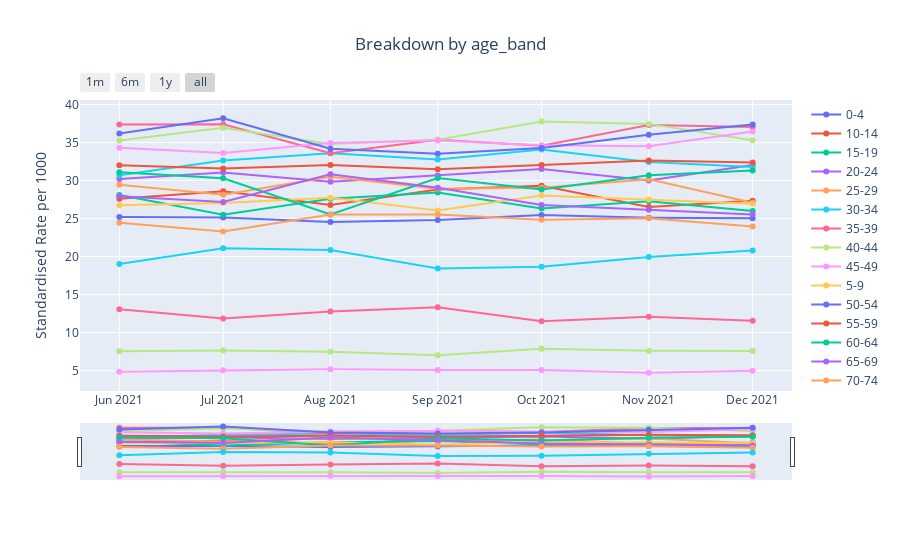

Here is the notebook cell this chart was saved with:
### Code cell
plot_measures(data_dict[demographics[i]], title=f'Breakdown by {demographics[i]}', column_to_plot='rate_standardised', category=demographics[i], y_label='Standardised Rate per 1000')
    i+=1
